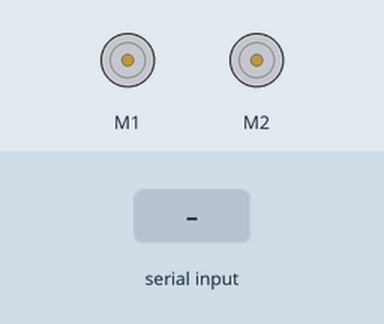
Bench run of a sketch on a simulated Arduino Uno, built with avr-gcc and run on an emulated ATmega328P. Shown: 2 × DC motor (green arrow = forward, orange = backward, longer = faster). The inputs (shaded band) are chosen by the test bench.

Above: at 1.2 s.
1.3 s: "a" received over Serial
At 1.45 s:
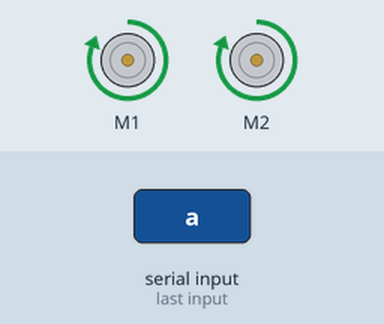
3.1 s: "b" received over Serial
At 3.25 s:
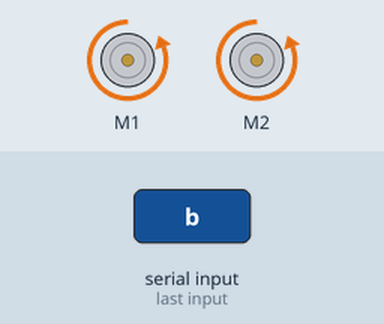
4.9 s: "c" received over Serial
At 5.05 s:
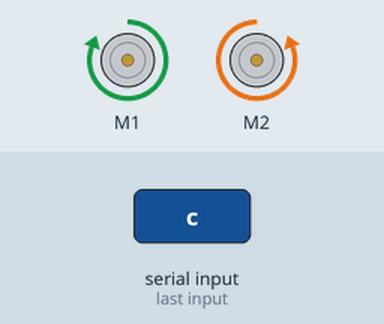
6.7 s: "d" received over Serial
At 6.85 s:
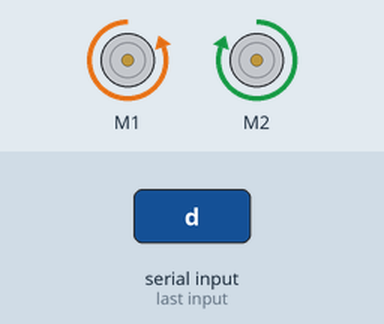
Timing chart, 0 to 9.5 s (numbered marks = the images above; inputs shaded):
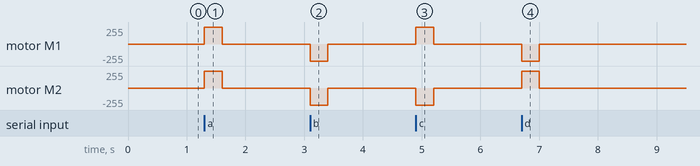

The sketch:

bluetooth-controlled-robot.ino
```cpp
#include <AFMotor.h>

int btValue;

AF_DCMotor motor_d(1);
AF_DCMotor motor_e(2);

void setup() {

  Serial.begin(9600);

}

void loop() {

  if(Serial.available()) {
    btValue = Serial.read();
    //Serial.println(btValue);

    if (btValue == 'a') {
        motor_d.setSpeed(255);
        motor_e.setSpeed(255);
        motor_d.run(FORWARD);
        motor_e.run(FORWARD);

        delay(300);

        motor_d.setSpeed(0);
        motor_e.setSpeed(0);
        motor_e.run(RELEASE);
        motor_d.run(RELEASE);
    }

    else if (btValue == 'b') {
        motor_d.setSpeed(255);
        motor_e.setSpeed(255);
        motor_d.run(BACKWARD);
        motor_e.run(BACKWARD);

        delay(300);

        motor_d.setSpeed(0);
        motor_e.setSpeed(0);
        motor_e.run(RELEASE);
        motor_d.run(RELEASE);
    }

    else if (btValue == 'c') {
        motor_d.setSpeed(255);
        motor_e.setSpeed(255);
        motor_d.run(FORWARD);
        motor_e.run(BACKWARD);

        delay(300);

        motor_d.setSpeed(0);
        motor_e.setSpeed(0);
        motor_e.run(RELEASE);
        motor_d.run(RELEASE);
    }

    else if (btValue == 'd') {
        motor_d.setSpeed(255);
        motor_e.setSpeed(255);
        motor_d.run(BACKWARD);
        motor_e.run(FORWARD);

        delay(300);

        motor_d.setSpeed(0);
        motor_e.setSpeed(0);
        motor_e.run(RELEASE);
        motor_d.run(RELEASE);
    }

    delay(50);

  }
}
```

Measured:
- after the input at 1.3 s, motor M1, motor M2: stopped → forward 255/255 at once, → stopped 0.30 s later
- after the input at 3.1 s, motor M1, motor M2: stopped → backward 255/255 at once, → stopped 0.30 s later
- after the input at 4.9 s, motor M1: stopped → forward 255/255 at once, → stopped 0.30 s later; motor M2: stopped → backward 255/255 at once, → stopped 0.30 s later
- after the input at 6.7 s, motor M1: stopped → backward 255/255 at once, → stopped 0.30 s later; motor M2: stopped → forward 255/255 at once, → stopped 0.30 s later
